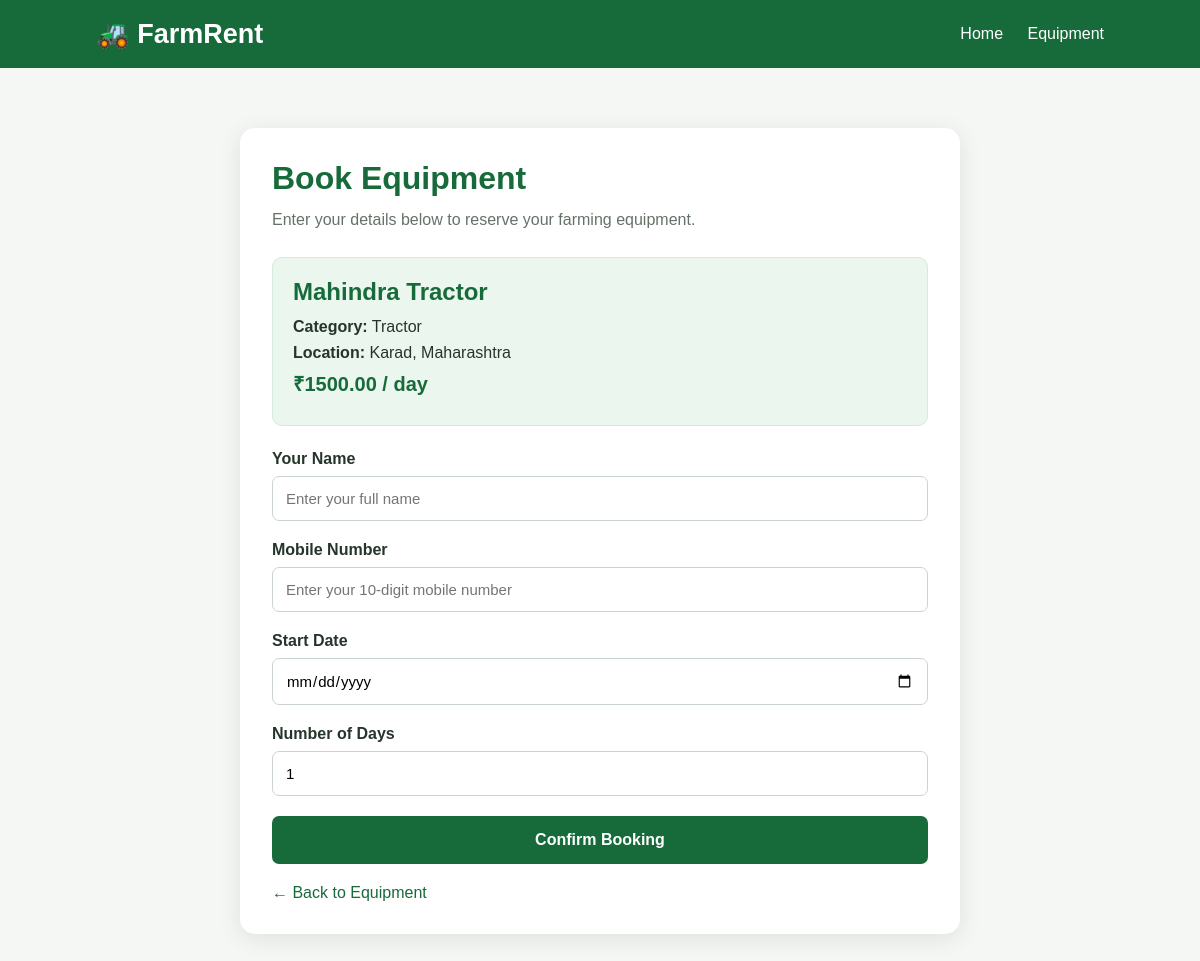
The app's page /equipment/book/1/ (signed in) with its own data.
### equipment/models.py (models this page shows, shortened)
class Equipment(models.Model):
    CATEGORY_CHOICES = [
        ('Tractor', 'Tractor'),
        ('Harvester', 'Harvester'),
        ('Rotavator', 'Rotavator'),
        ('Seeder', 'Seeder'),
        ('Sprayer', 'Sprayer'),
        ('Plough', 'Plough'),
    ]
    LOCATION_CHOICES = [
        ('Karad', 'Karad'),
        ('Pune', 'Pune'),
        ('Satara', 'Satara'),
    ]
    name = models.CharField(max_length=100)
    category = models.CharField(
        max_length=50,
        choices=CATEGORY_CHOICES
    )
    location = models.CharField(
        max_length=50,
        choices=LOCATION_CHOICES
    )
    price_per_day = models.DecimalField(
        max_digits=10,
        decimal_places=2
    )
    rating = models.DecimalField(
        max_digits=2,
        decimal_places=1,
        default=4.5
    )
    description = models.TextField()
    image_url = models.URLField(blank=True)
    available = models.BooleanField(default=True)
    created_at = models.DateTimeField(auto_now_add=True)

### equipment/views.py (the view, shortened to what this page needs)
@login_required
def book_equipment(request, equipment_id):
    equipment = get_object_or_404(
        Equipment,
        id=equipment_id,
        available=True
    )
    return render(
        request,
        'equipment/booking.html',
        {'equipment': equipment}
    )

### equipment/templates/equipment/booking.html (shortened to what this page needs)
<!DOCTYPE html>
<html lang="en">
<head>
</head>
<body>
<nav>
    <div class="logo">🚜 FarmRent</div>
    <div>
        <a href="/">Home</a>
        <a href="/equipment/">Equipment</a>
    </div>
</nav>
<div class="container">
    <div class="booking-card">
        <h1>Book Equipment</h1>
        <p class="subtitle">
            Enter your details below to reserve your farming equipment.
        </p>
        <div class="equipment-info">
            <h2>{{ equipment.name }}</h2>
            <p><strong>Category:</strong> {{ equipment.category }}</p>
            <p><strong>Location:</strong> {{ equipment.location }}, Maharashtra</p>
            <p class="price">
                ₹{{ equipment.price_per_day }} / day
            </p>
        </div>
        <form method="POST" action="">
            <label for="customer_name">Your Name</label>
            <input
                type="text"
                id="customer_name"
                name="customer_name"
                placeholder="Enter your full name"
                maxlength="100"
                value="{{ request.POST.customer_name|default:'' }}"
                autocomplete="name"
                required
            >
            <label for="customer_phone">Mobile Number</label>
            <input
                type="tel"
                id="customer_phone"
                name="customer_phone"
                placeholder="Enter your 10-digit mobile number"
                pattern="[0-9]{10}"
                minlength="10"
                maxlength="10"
                value="{{ request.POST.customer_phone|default:'' }}"
                autocomplete="tel"
                inputmode="numeric"
                required
            >
            <label for="start_date">Start Date</label>
            <input
                type="date"
                id="start_date"
                name="start_date"
                value="{{ request.POST.start_date|default:'' }}"
                required
            >
            <label for="number_of_days">Number of Days</label>
            <input
                type="number"
                id="number_of_days"
                name="number_of_days"
                min="1"
                max="30"
                value="{{ request.POST.number_of_days|default:'1' }}"
                placeholder="Enter number of days"
                required
            >
            <button type="submit">Confirm Booking</button>
        </form>
        <a href="/equipment/" class="back">
            ← Back to Equipment
        </a>
    </div>
</div>
</body>
</html>

### equipment/templates/equipment/booking.html (style rules this page uses)
* { margin: 0; padding: 0; box-sizing: border-box; font-family: Arial, sans-serif; }
body { background: #f5f7f5; color: #26352b; }
nav { background: #176b3a; padding: 18px 8%; display: flex; justify-content: space-between; align-items: center; flex-wrap: wrap; gap: 12px; }
.logo { color: white; font-size: 27px; font-weight: bold; }
nav a { color: white; text-decoration: none; margin-left: 20px; }
.container { max-width: 760px; margin: 40px auto; padding: 20px; }
.booking-card { background: white; border-radius: 15px; padding: 32px; box-shadow: 0 5px 24px rgba(0, 0, 0, 0.09); }
h1 { color: #176b3a; margin-bottom: 10px; }
.subtitle { color: #657268; line-height: 1.6; }
.equipment-info { background: #eaf6ee; border: 1px solid #d5eadb; padding: 20px; border-radius: 10px; margin: 24px 0; }
.equipment-info h2 { color: #176b3a; margin-bottom: 12px; }
.equipment-info p { margin: 8px 0; }
.price { font-size: 20px; color: #176b3a; font-weight: bold; }
form { margin-top: 24px; }
label { display: block; margin-bottom: 8px; font-weight: bold; }
input { width: 100%; padding: 13px; border: 1px solid #ccd4ce; border-radius: 7px; margin-bottom: 20px; font-size: 15px; background: #fff; }
button { width: 100%; background: #176b3a; color: white; border: none; padding: 15px; border-radius: 7px; font-size: 16px; font-weight: bold; cursor: pointer; transition: background 0.2s; }
.back { display: inline-block; margin-top: 20px; color: #176b3a; text-decoration: none; }

### records on screen
Equipment: name "Mahindra Tractor", category "Tractor", location "Karad", price_per_day "1500.00"
